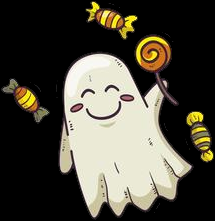
#> input picture les7/candy_ghost.png, 215 x 221 px, given in place of the camera
$ python lab.py
#> lines starting #> are read from the running program, lines starting #| are printed output that depends on the picture; after the words box and inside, x2 and y2 are one past the last pixel; in counts of white or black regions, pixels touching at a corner belong together
import os
import cv2
import numpy as np


# функция для создания двухцветной карты с результатом
def create_motion_map(frame, motion_detected):
    # создаем чистый холст нужного размера
    motion_map = np.zeros(frame.shape[:2], dtype=np.uint8)
    # выбираем цвет в зависимости от того, обнаружено движение или нет
    color = (0, 0, 255) if motion_detected else (0, 255, 0)
    # отрисовываем прямоугольник на холсте
    cv2.rectangle(motion_map, (0, 0), (frame.shape[1], frame.shape[0]), color, -1)
    # смешиваем холст с кадром, чтобы получить двухцветную карту
    alpha = 0.3
    return cv2.addWeighted(frame, 1 - alpha, cv2.cvtColor(motion_map, cv2.COLOR_GRAY2BGR), alpha, 0)


# получаем доступ к камере
cap = cv2.VideoCapture(0)

# инициализируем переменные для обнаружения движения
prev_frame = None
motion_detected = False

# запускаем бесконечный цикл для чтения кадров из видеопотока
while True:
    # читаем текущий кадр из видеопотока
    ret, frame = cap.read()
#> frame is the input picture: shape (221, 215, 3); mean B, G, R 63, 74.3, 77.9

    # если кадр не был прочитан, выходим из цикла
    if not ret:
        break

    # преобразуем текущий кадр в оттенки серого
    gray = cv2.cvtColor(frame, cv2.COLOR_BGR2GRAY)
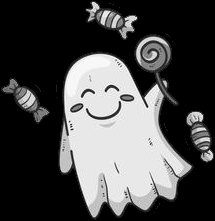
#> gray: shape (221, 215); min 0, max 254, mean 74.1

    # если это не первый кадр, сравниваем его с предыдущим
    if prev_frame is not None:
        # вычисляем абсолютную разницу между текущим и предыдущим кадрами
        frame_diff = cv2.absdiff(prev_frame, gray)
        # применяем пороговую фильтрацию для выделения областей с движением
        thresh = cv2.threshold(frame_diff, 25, 255, cv2.THRESH_BINARY)[1]
        # вычисляем контуры объектов на изображении
        contours, hierarchy = cv2.findContours(thresh, cv2.RETR_EXTERNAL, cv2.CHAIN_APPROX_SIMPLE)
        # если найден хотя бы один контур, считаем, что движение обнаружено
        motion_detected = len(contours) > 0

    # сохраняем текущий кадр для использования на следующей итерации
    prev_frame = gray

    # создаем двухцветную карту с результатом
    motion_map = create_motion_map(frame, motion_detected)
#> in create_motion_map, `cv2.rectangle(motion_map, (0, 0), (frame.shape[1], frame.shape[0]), co..`: motion_map: shape (221, 215); every value is 0
#> in create_motion_map, `return cv2.addWeighted(frame, 1 - alpha, cv2.cvtColor(motion_map, cv2...`:
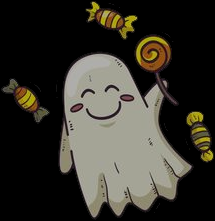
#> returned value: shape (221, 215, 3); mean of channels 0, 1, 2 44.1, 52, 54.5; drawn as B, G, R

    # отображаем двухцветную карту в окне
    cv2.imshow('Motion Map', motion_map)

    # выводим текстовое сообщение о текущем режиме программы
    status_text = 'Red Light' if motion_detected else 'Green Light'
    cv2.putText(frame, status_text, (10, 30), cv2.FONT_HERSHEY_SIMPLEX, 1,
                (0, 0, 255) if motion_detected else (0, 255, 0), 2)
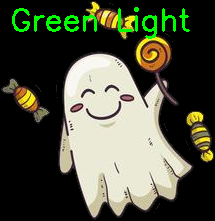
#> frame: shape (221, 215, 3); 2.6% of pixels changed, all inside (x1, y1, x2, y2) = (12, 7, 190, 39)

    # находим контуры объектов на кадре
    gray = cv2.cvtColor(frame, cv2.COLOR_BGR2GRAY)
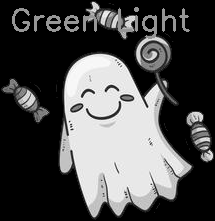
#> gray: shape (221, 215); min 0, max 254, mean 77.6
    edges = cv2.Canny(gray, 50, 150)
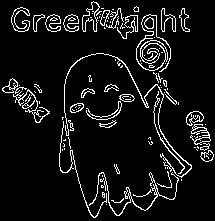
#> edges: shape (221, 215); 8.1% white in thin lines or dots
    contours, hierarchy = cv2.findContours(edges, cv2.RETR_TREE, cv2.CHAIN_APPROX_SIMPLE)
#> contours = 173 contours, 125 with area under 20; largest, box (x1, y1, x2, y2) and area: (82, 1, 100, 32) 221, (82, 1, 100, 32) 207, (11, 7, 30, 32) 180, (136, 14, 171, 72) 178, (63, 14, 79, 32) 164

    # рисуем контуры объектов красным цветом, если обнаружено движение
    if motion_detected:
        frame = cv2.drawContours(frame, contours, -1, (0, 0, 255), 2)

    cv2.imshow('Frame', frame)

    # ждем нажатия клавиши
    key = cv2.waitKey(1) & 0xFF
#> (key q is pressed here)

    # если нажата клавиша "q", выходим из цикла
    if key == ord('q'):
        break

# освобождаем ресурсы
cv2.destroyAllWindows()
cap.release()

$ run again, on les7/scary_ghost.png
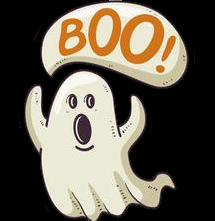
#> input picture les7/scary_ghost.png, 215 x 221 px, given in place of the camera
#> frame is the input picture: shape (221, 215, 3); mean B, G, R 80.9, 93.6, 100.8
#> motion_map: shape (221, 215); every value is 0
#> in create_motion_map, `return cv2.addWeighted(frame, 1 - alpha, cv2.cvtColor(motion_map, cv2...`:
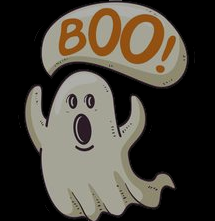
#> returned value: shape (221, 215, 3); mean of channels 0, 1, 2 56.6, 65.5, 70.5; drawn as B, G, R
#> frame: shape (221, 215, 3); 2.6% of pixels changed, all inside (x1, y1, x2, y2) = (12, 7, 190, 39)
#> `edges = cv2.Canny(gray, 50, 150)`:
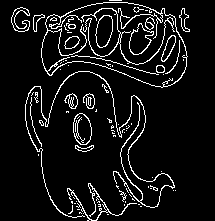
#> edges: shape (221, 215); 8% white in thin lines or dots, all inside (x1, y1, x2, y2) = (11, 0, 190, 221)
#> contours = 124 contours, 91 with area under 20; largest, box (x1, y1, x2, y2) and area: (41, 2, 188, 88) 8868, (41, 2, 188, 88) 8740, (73, 113, 92, 145) 446, (129, 23, 154, 55) 444, (73, 113, 92, 145) 422
